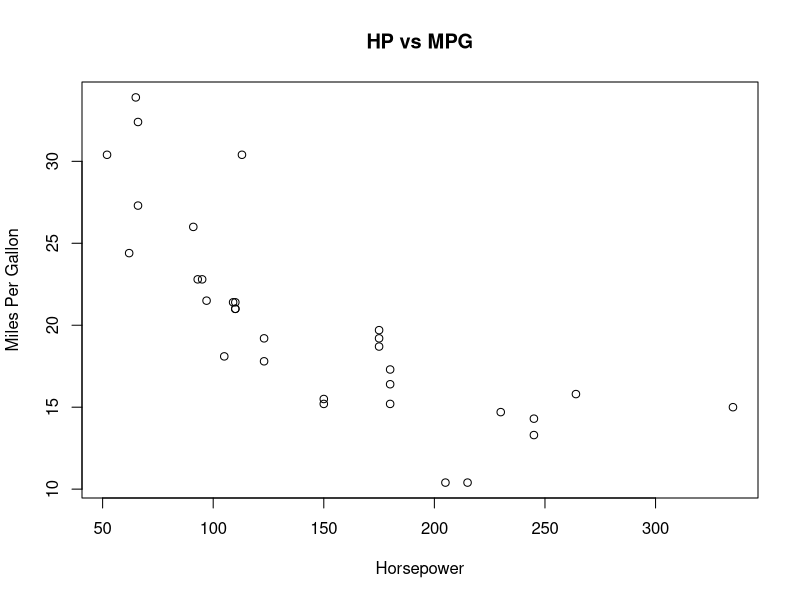
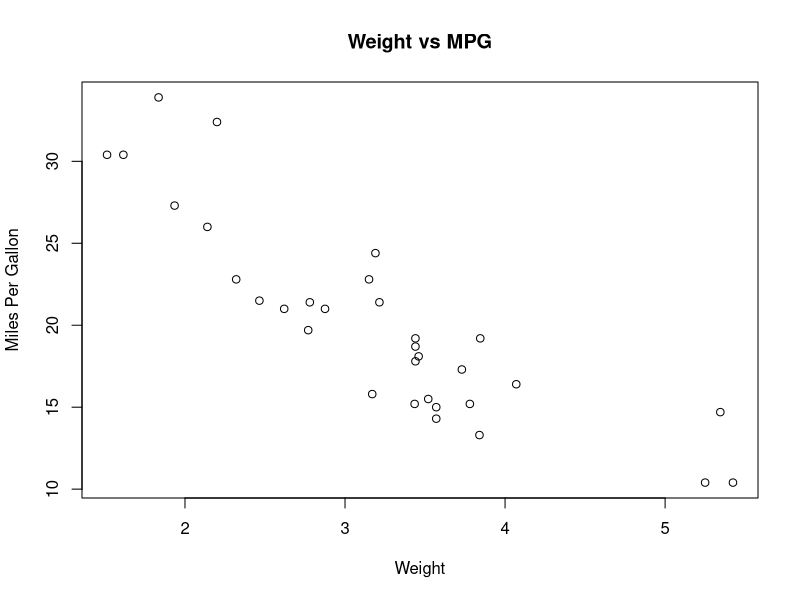

The R source for these figures, in order:
## ---- chunk 1

library(data.table)

## ---- chunk 2

data(mtcars)

DT <- as.data.table(mtcars)

DT[, summary(mpg)]

## ---- chunk 3
sink('/dev/null')
DT[, plot(x = hp, 
          y = mpg, 
          main = 'HP vs MPG', 
          xlab = 'Horsepower', 
          ylab = 'Miles Per Gallon')]
sink()
## ---- chunk 4
# Your code goes here

## ---- chunk 5
sink('/dev/null')
DT[, plot(x = wt, 
          y = mpg, 
          main = 'Weight vs MPG', 
          xlab = 'Weight', 
          ylab = 'Miles Per Gallon')]
sink()
